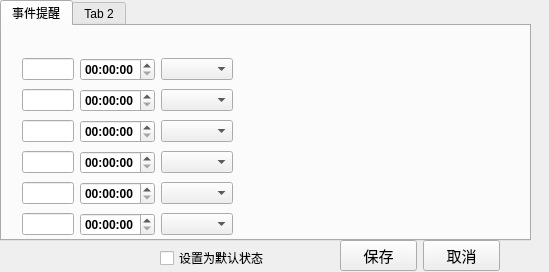
<?xml version="1.0" encoding="UTF-8"?>
<ui version="4.0">
 <class>Form</class>
 <widget class="QWidget" name="Form">
  <property name="geometry">
   <rect>
    <x>0</x>
    <y>0</y>
    <width>549</width>
    <height>272</height>
   </rect>
  </property>
  <property name="windowTitle">
   <string>Form</string>
  </property>
  <widget class="QTabWidget" name="tabWidget_setup">
   <property name="geometry">
    <rect>
     <x>0</x>
     <y>0</y>
     <width>531</width>
     <height>241</height>
    </rect>
   </property>
   <property name="currentIndex">
    <number>0</number>
   </property>
   <widget class="QWidget" name="tab">
    <attribute name="title">
     <string>事件提醒</string>
    </attribute>
    <widget class="QWidget" name="verticalLayoutWidget_2">
     <property name="geometry">
      <rect>
       <x>20</x>
       <y>30</y>
       <width>211</width>
       <height>182</height>
      </rect>
     </property>
     <layout class="QVBoxLayout" name="verticalLayout_2">
      <item>
       <layout class="QHBoxLayout" name="horizontalLayout_6">
        <item>
         <widget class="QLineEdit" name="lineEdit_set1"/>
        </item>
        <item>
         <widget class="QTimeEdit" name="timeEdit_1">
          <property name="font">
           <font>
            <weight>75</weight>
            <bold>true</bold>
           </font>
          </property>
         </widget>
        </item>
        <item>
         <widget class="QComboBox" name="comboBox_1"/>
        </item>
       </layout>
      </item>
      <item>
       <layout class="QHBoxLayout" name="horizontalLayout_5">
        <item>
         <widget class="QLineEdit" name="lineEdit_set2"/>
        </item>
        <item>
         <widget class="QTimeEdit" name="timeEdit_2">
          <property name="font">
           <font>
            <weight>75</weight>
            <bold>true</bold>
           </font>
          </property>
         </widget>
        </item>
        <item>
         <widget class="QComboBox" name="comboBox_2"/>
        </item>
       </layout>
      </item>
      <item>
       <layout class="QHBoxLayout" name="horizontalLayout_9">
        <item>
         <widget class="QLineEdit" name="lineEdit_set3"/>
        </item>
        <item>
         <widget class="QTimeEdit" name="timeEdit_3">
          <property name="font">
           <font>
            <weight>75</weight>
            <bold>true</bold>
           </font>
          </property>
         </widget>
        </item>
        <item>
         <widget class="QComboBox" name="comboBox_3"/>
        </item>
       </layout>
      </item>
      <item>
       <layout class="QHBoxLayout" name="horizontalLayout_10">
        <item>
         <widget class="QLineEdit" name="lineEdit_set4"/>
        </item>
        <item>
         <widget class="QTimeEdit" name="timeEdit_4">
          <property name="font">
           <font>
            <weight>75</weight>
            <bold>true</bold>
           </font>
          </property>
         </widget>
        </item>
        <item>
         <widget class="QComboBox" name="comboBox_4"/>
        </item>
       </layout>
      </item>
      <item>
       <layout class="QHBoxLayout" name="horizontalLayout_11">
        <item>
         <widget class="QLineEdit" name="lineEdit_set5"/>
        </item>
        <item>
         <widget class="QTimeEdit" name="timeEdit_5">
          <property name="font">
           <font>
            <weight>75</weight>
            <bold>true</bold>
           </font>
          </property>
         </widget>
        </item>
        <item>
         <widget class="QComboBox" name="comboBox_5"/>
        </item>
       </layout>
      </item>
      <item>
       <layout class="QHBoxLayout" name="horizontalLayout_8">
        <item>
         <widget class="QLineEdit" name="lineEdit_set6"/>
        </item>
        <item>
         <widget class="QTimeEdit" name="timeEdit_6">
          <property name="font">
           <font>
            <weight>75</weight>
            <bold>true</bold>
           </font>
          </property>
         </widget>
        </item>
        <item>
         <widget class="QComboBox" name="comboBox_6"/>
        </item>
       </layout>
      </item>
     </layout>
    </widget>
   </widget>
   <widget class="QWidget" name="tab_2">
    <attribute name="title">
     <string>Tab 2</string>
    </attribute>
   </widget>
  </widget>
  <widget class="QWidget" name="horizontalLayoutWidget">
   <property name="geometry">
    <rect>
     <x>340</x>
     <y>240</y>
     <width>160</width>
     <height>31</height>
    </rect>
   </property>
   <layout class="QHBoxLayout" name="horizontalLayout">
    <item>
     <widget class="QPushButton" name="pushButton_save">
      <property name="font">
       <font>
        <pointsize>11</pointsize>
       </font>
      </property>
      <property name="text">
       <string>保存</string>
      </property>
     </widget>
    </item>
    <item>
     <widget class="QPushButton" name="pushButton_exit">
      <property name="font">
       <font>
        <pointsize>11</pointsize>
       </font>
      </property>
      <property name="text">
       <string>取消</string>
      </property>
     </widget>
    </item>
   </layout>
  </widget>
  <widget class="QCheckBox" name="checkBox_1">
   <property name="geometry">
    <rect>
     <x>160</x>
     <y>250</y>
     <width>111</width>
     <height>16</height>
    </rect>
   </property>
   <property name="text">
    <string>设置为默认状态</string>
   </property>
  </widget>
 </widget>
 <resources/>
 <connections/>
</ui>
